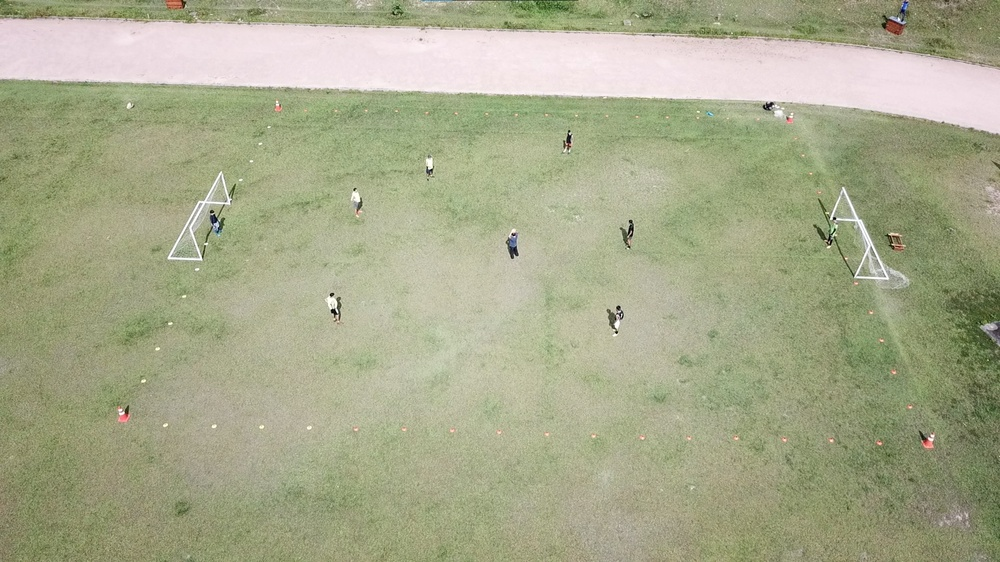
#> input picture 6_DetectionColor _v3/2imgCampoDrone.jpg, 1000 x 562 px, shrunk from 1920 x 1080 before the run
$ python identificarCorVermelha.py
#> lines starting #> are read from the running program, lines starting #| are printed output that depends on the picture; after the words box and inside, x2 and y2 are one past the last pixel; in counts of white or black regions, pixels touching at a corner belong together
import cv2
import numpy as np

# carrega a imagem
image  = cv2.imread("2imgCampoDrone.jpg")
#> image is the input picture: shape (562, 1000, 3); mean B, G, R 139.4, 170.2, 167.5

# conversão para o espaço de cores HSV
hsv = cv2.cvtColor(image, cv2.COLOR_BGR2HSV)
#> hsv: shape (562, 1000, 3); mean H, S, V 45.8, 52.5, 172.4

# criação da máscara para os pixels pretos
# criação da máscara para os pixels vermelhos
lower_red = np.array([0, 50, 50])
upper_red = np.array([10, 255, 255])
mask1 = cv2.inRange(hsv, lower_red, upper_red)
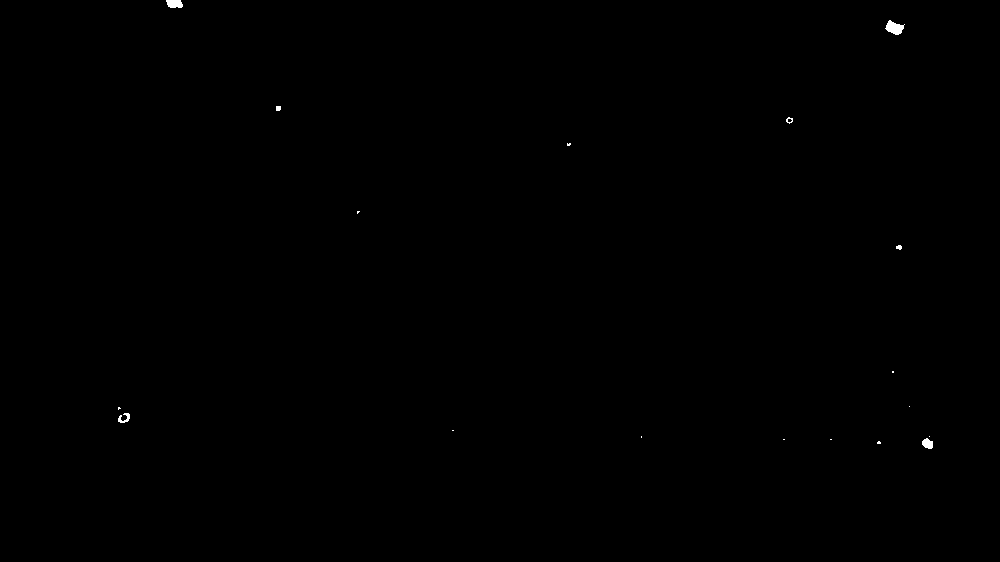
#> mask1: shape (562, 1000); 0.1% white; 18 white regions (11 under 20 px), largest, box (x1, y1, x2, y2) and area: (885, 20, 905, 35) 177, (166, 0, 183, 8) 116, (922, 438, 933, 449) 89

lower_red = np.array([170, 50, 50])
upper_red = np.array([180, 255, 255])
mask2 = cv2.inRange(hsv, lower_red, upper_red)
#> mask2: shape (562, 1000); 0.01% white; 5 white regions (4 under 20 px), largest, box (x1, y1, x2, y2) and area: (121, 415, 127, 421) 28

mask = cv2.bitwise_or(mask1, mask2)
#> mask: shape (562, 1000); 0.11% white; 18 white regions (11 under 20 px), largest, box (x1, y1, x2, y2) and area: (885, 20, 905, 35) 189, (166, 0, 183, 8) 116, (118, 413, 130, 423) 93

# aplicação de uma transformação morfológica para remover pequenos objetos e preencher buracos
kernel = cv2.getStructuringElement(cv2.MORPH_ELLIPSE, (36, 36))
mask = cv2.morphologyEx(mask, cv2.MORPH_CLOSE, kernel)
#> mask: shape (562, 1000); 0.11% white; 11 white regions (6 under 20 px), largest, box (x1, y1, x2, y2) and area: (886, 21, 905, 35) 189, (167, 0, 184, 8) 126, (119, 408, 130, 423) 122, (923, 437, 934, 449) 98, (787, 118, 793, 124) 30

# aplicação da máscara na imagem original
result = cv2.bitwise_and(image, image, mask=mask)

# salvamento da imagem resultante
#cv2.imwrite('caminho/para/a/imagem_resultante.jpg', result)


# exibe a imagem filtrada
cv2.imshow('Imagem filtrada', result)
cv2.waitKey(0)
cv2.destroyAllWindows()
